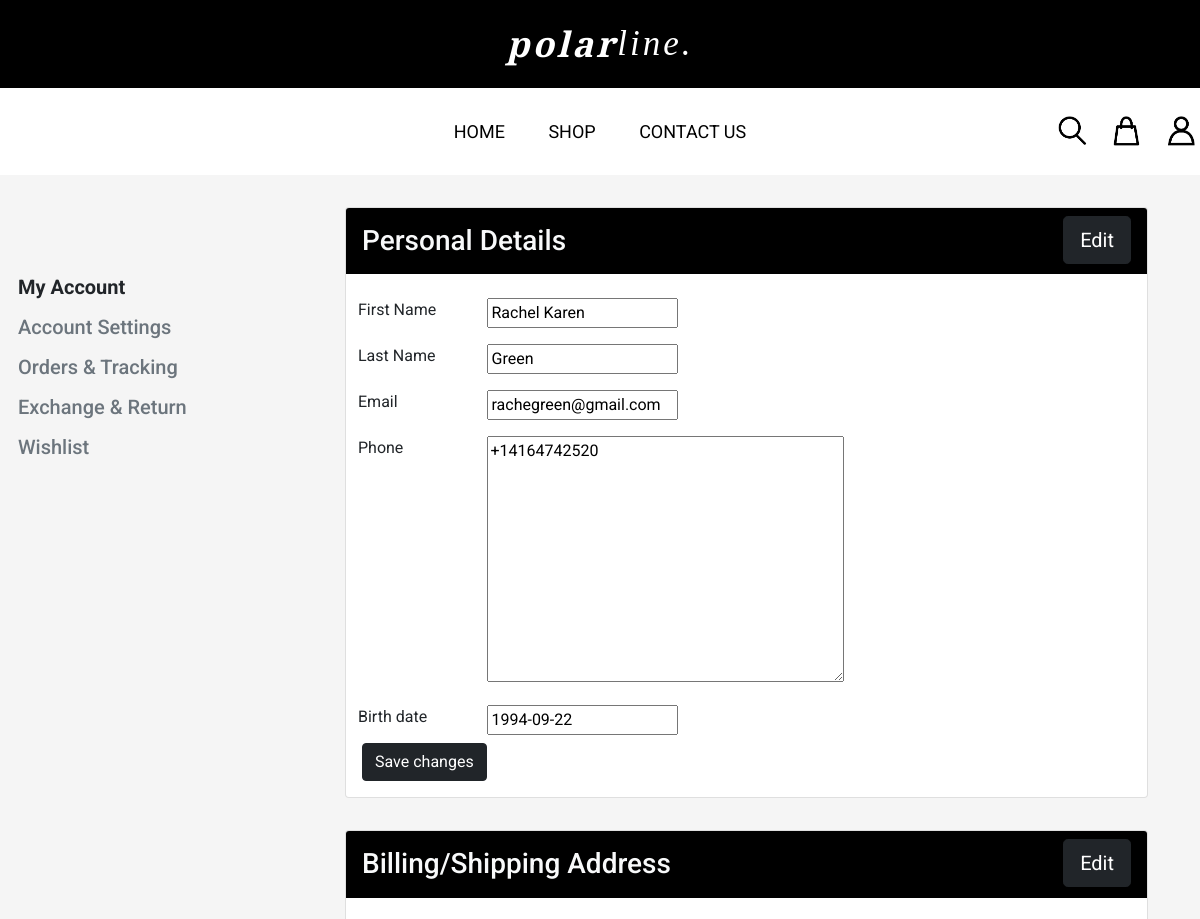
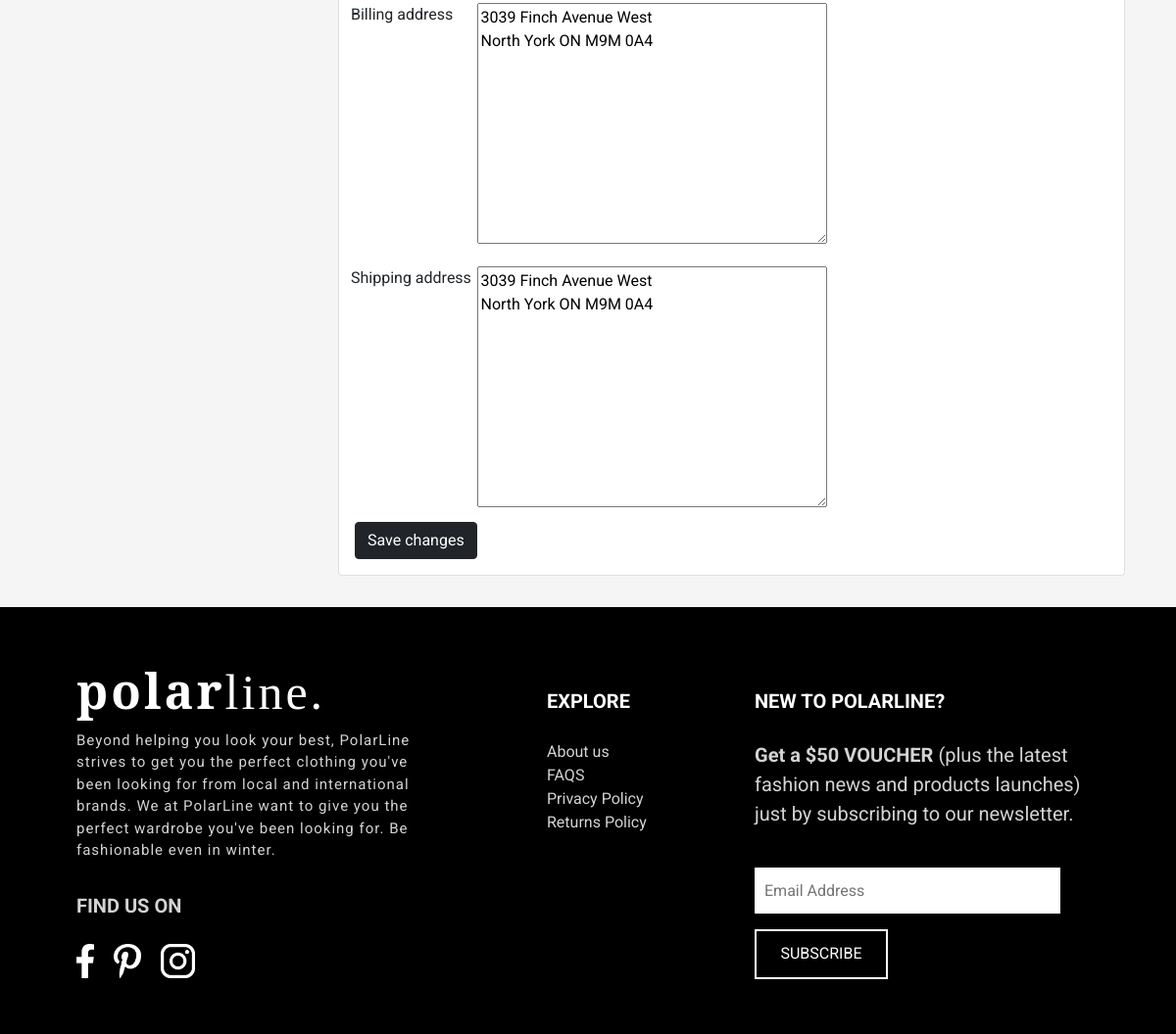
Page /account/profile (signed in) on the committed database (2 pictures, top to bottom).
### home/models.py (models this page shows, shortened)
class Profile(models.Model):
    user = models.OneToOneField(User, on_delete=models.CASCADE)
    phone = PhoneField(blank=True, help_text='Contact phone number')
    birth_date = models.DateField(null=True, blank=True)

class Address(models.Model):
    user = models.OneToOneField(User, on_delete=models.CASCADE)
    billing_address = models.TextField(blank=True)
    shipping_address = models.TextField(blank=True)

### home/views.py (the view)
# urls.py: path('account/profile', views.profile, name='profile'),
@login_required
@transaction.atomic
def profile(request):
    if request.method == 'POST':
        user_form = AccountForm(request.POST, instance=request.user)
        profile_form = ProfileForm(request.POST, instance=request.user.profile)
        address_form = AddressForm(instance=request.user.address)
        if user_form.is_valid() and profile_form.is_valid():
            user_form.save()
            profile_form.save()
            user = User.objects.get(id=request.user.id)
            return render(request, 'account.html', {
                'user_form': user,
                'profile_form': user.profile,
                'address_form': user.address,
                'profile_message': 'Your profile was successfully updated!'
            })
        else:
            return render(request, 'account.html', {
                'user_form': user_form,
                'profile_form': profile_form,
                'address_form': address_form,
                'profile_error': 'Error occurred while submitting the form. '
            })
    else:
        user_form = AccountForm(instance=request.user)
        profile_form = ProfileForm(instance=request.user.profile)
        address_form = AddressForm(instance=request.user.address)
    return render(request, 'account.html', {
        'user_form': user_form,
        'profile_form': profile_form,
        'address_form': address_form,
    })

### home/forms.py
class AccountForm(forms.ModelForm):
    class Meta:
        model = User
        fields = ('first_name', 'last_name', 'email')

class ProfileForm(forms.ModelForm):
    class Meta:
        model = Profile
        fields = ('phone', 'birth_date')

### home/templates/account.html (shortened to what this page needs)
{% extends 'base.html' %}
{% block content %}
{% load static %}
<div class="container py-3">
    <div class="row">
        <div class="col-md-3 px-0" style="padding-top: 5em;">
            <div class="row">
                <h5 class="py-1 fw-bold">My Account</h5>
                <h5 class="py-1 text-muted">Account Settings</h5>
                <h5 class="py-1 text-muted">Orders & Tracking</h5>
                <h5 class="py-1 text-muted">Exchange & Return</h5>
                <h5 class="py-1 text-muted">Wishlist</h5>
            </div>
        </div>
        <div class="col-md-9 p-0">
            <div class="row px-5 py-3">
                <div class="card p-0">
                    <div class="card-header text-light" style="background-color: black;">
                        <div class="row">
                            <div class="col">
                                <h3 class="m-0 py-2">Personal Details</h3>
                            </div>
                            <div class="col d-flex justify-content-end">
                                <form method="POST" action="{% url 'edit_profile' %}">
                                    <button class="btn btn-dark btn-lg" type="submit">Edit</button><br>
                                </form>
                            </div>
                        </div>
                    </div>
                    <div class="card-body">
                        <form method="POST" action="{% url 'profile' %}">
                            <div class="form-group p-2">
                                <div class="row">
                                    <div class="col-md-2 p-0">
                                        First Name
                                    </div>
                                    <div class="col-md-10 p-0">
                                        {{ user_form.first_name }}
                                    </div>
                                </div>
                            </div>
                            <div class="form-group p-2">
                                <div class="row">
                                    <div class="col-md-2 p-0">
                                        Last Name
                                    </div>
                                    <div class="col-md-10 p-0">
                                        {{ user_form.last_name }}
                                    </div>
                                </div>
                            </div>
                            <div class="form-group p-2">
                                <div class="row">
                                    <div class="col-md-2 p-0">
                                        Email
                                    </div>
                                    <div class="col-md-10 p-0">
                                        {{ user_form.email }}
                                    </div>
                                </div>
                            </div>
                            <div class="form-group p-2">
                                <div class="row">
                                    <div class="col-md-2 p-0">
                                        Phone
                                    </div>
                                    <div class="col-md-10 p-0">
                                        {{ profile_form.phone }}
                                    </div>
                                </div>
                            </div>
                            <div class="form-group p-2">
                                <div class="row">
                                    <div class="col-md-2 p-0">
                                        {{ profile_form.birth_date.label }}
                                    </div>
                                    <div class="col-md-10 p-0">
                                        {{ profile_form.birth_date }}
                                    </div>
                                </div>
                            </div>
                            <button type="submit" id="btnSubmitProfile" class="btn btn-dark">Save changes</button>
                        </form>
                    </div>
                </div>
            </div>
            <div class="row px-5 py-3">
                <div class="card p-0">
                    <div class="card-header text-light" style="background-color: black;">
                        <div class="row">
                            <div class="col">
                                <h3 class="m-0 py-2">Billing/Shipping Address</h3>
                            </div>
                            <div class="col d-flex justify-content-end">
                                <form method="POST" action="{% url 'edit_address' %}">
                                    <button class="btn btn-dark btn-lg" type="submit">Edit</button><br>
                                </form>
                            </div>
                        </div>
                    </div>
                    <div class="card-body">
                        <form method="POST" action="{% url 'address' %}">
                            <div class="form-group p-2">
                                <div class="row">
                                    <div class="col-md-2 p-0">
                                        {{ address_form.billing_address.label }}
                                    </div>
                                    <div class="col-md-10 p-0">
                                        {{ address_form.billing_address }}
                                    </div>
                                </div>
                            </div>
                            <div class="form-group p-2">
                                <div class="row">
                                    <div class="col-md-2 p-0">
                                        {{ address_form.shipping_address.label }}
                                    </div>
                                    <div class="col-md-10 p-0">
                                        {{ address_form.shipping_address }}
                                    </div>
                                </div>
                            </div>
                            <button type="submit" id="btnSubmitBillShipAddr" class="btn btn-dark">Save changes</button>
                        </form>
                    </div>
                </div>
            </div>
        </div>
    </div>
</div>
{% endblock %}

### home/static/home/css/polarline.css (style rules this page uses)
* { font-family: 'Roboto', sans-serif; box-sizing: unset !important; }
body { background-color: whitesmoke !important; margin: 0; padding: 0; }

### rows in the picture
Profile: phone "+14164742520", birth_date "1994-09-22"
Address: billing_address "3039 Finch Avenue West North York ON M9M 0A4", shipping_address "3039 Finch Avenue West North York ON M9M 0A4"

### other values in the picture
{{ profile_form.birth_date.label }} "Birth date"
{{ address_form.billing_address.label }} "Billing address"
{{ address_form.shipping_address.label }} "Shipping address"
